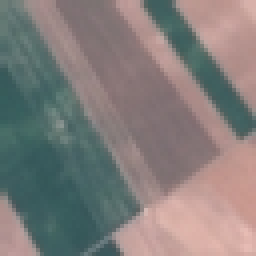
#> input picture data/EuroSAT/2750/AnnualCrop/AnnualCrop_1102.jpg, 64 x 64 px (shown 4 times larger); its folder holds only this picture in this run
$ python features.py   (older library calls are emulated)
#> lines starting #> are read from the running program, lines starting #| are printed output that depends on the picture
# src/features.py
import os
import numpy as np
from PIL import Image
from skimage.feature import graycomatrix, graycoprops
from tqdm import tqdm
import glob

# --- Configuration ---
DATA_DIR = 'data/EuroSAT/2750'
IMG_SIZE = (64, 64)
BANDS = ('R', 'G', 'B')
PROPERTIES = ('contrast', 'homogeneity', 'energy', 'correlation')


def extract_features(img_path):
    """Extracts band statistics and GLCM features from a single image."""
    try:
        img = Image.open(img_path).resize(IMG_SIZE)
#> img is the input picture: PIL image 64x64 RGB; mean R, G, B 129.9, 124.8, 122.7
        img_array = np.array(img)

        features = []

        # 1. Band Statistics (mean + std per channel)
        for i in range(3):  # For R, G, B channels
            band = img_array[:, :, i]
            features.extend([np.mean(band), np.std(band)])
#> this loop made 3 passes
#> pass 1, in extract_features, `band = img_array[:, :, i]`:
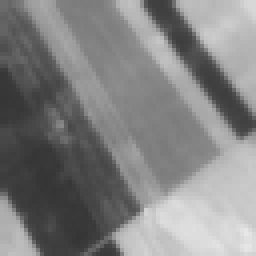
#> band: shape (64, 64) (shown 4 times larger); min 53, max 231, mean 129.9
#> pass 2, in extract_features, `band = img_array[:, :, i]`:
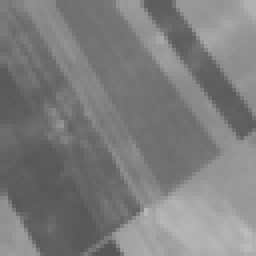
#> band: shape (64, 64) (shown 4 times larger); min 85, max 188, mean 124.8
#> after the loop, features = [129.9, 50.8, 124.8, 25.02, 122.7, 22.75]

        # 2. GLCM Textures
        gray_img = np.array(img.convert('L'))

        distances = [1, 2, 3]  # pixel pair distances
        angles = [0, np.pi/4, np.pi/2, 3*np.pi/4]  # angles in radians
#> angles = [0, 0.785, 1.57, 2.36]

        glcm = graycomatrix(
            gray_img,
            distances=distances,
            angles=angles,
            levels=256,
            symmetric=True,
            normed=True
        )

        for prop in PROPERTIES:
            values = graycoprops(glcm, prop)
            features.extend(values.flatten())  # flatten into 1D
#> after the loop, features = 54 values, max 387.7 at index 17, min 0.0265 at index 38, mean 46.77

        return features
    except Exception as e:
        print(f"Error processing {img_path}: {e}")
        return None


if __name__ == '__main__':
    print("Starting feature extraction...")

    class_folders = [f for f in os.listdir(DATA_DIR) if os.path.isdir(os.path.join(DATA_DIR, f))]

    all_features = []
    all_labels = []

    for label_idx, class_name in enumerate(tqdm(class_folders, desc="Processing Classes")):
        class_path = os.path.join(DATA_DIR, class_name)
        img_files = glob.glob(os.path.join(class_path, '*.jpg'))

        for img_path in tqdm(img_files, desc=f"Class {class_name}", leave=False):
            features = extract_features(img_path)
            if features:
                all_features.append(features)
                all_labels.append(label_idx)
#> pass 2 of the loop `for label_idx, class_name in enumerate(tqdm(class_folders, desc="Proce..`:
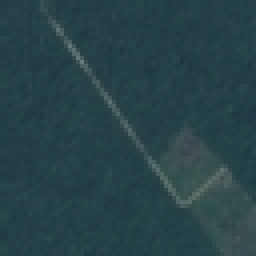
#> input picture data/EuroSAT/2750/Forest/Forest_1025.jpg, 64 x 64 px (shown 4 times larger)
#> in extract_features, img is the input picture: PIL image 64x64 RGB; mean R, G, B 39.2, 66.7, 73
#> the loop in extract_features (call 2), `for i in range(3):` made 3 passes
#> pass 1, in extract_features (call 2), `band = img_array[:, :, i]`:
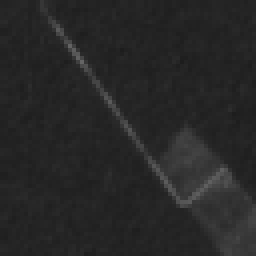
#> band: shape (64, 64) (shown 4 times larger); min 29, max 101, mean 39.2
#> pass 2, in extract_features (call 2), `band = img_array[:, :, i]`:
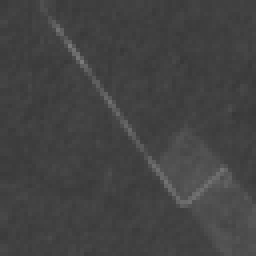
#> band: shape (64, 64) (shown 4 times larger); min 56, max 122, mean 66.7
#> after the loop in extract_features (call 2), `for i in range(3):`: features = [39.19, 9.1, 66.68, 7.5, 73, 5.54]
#> after the loop in extract_features (call 2), `for prop in PROPERTIES:`: features = 54 values, max 73 at index 4, min 0.102 at index 41, mean 13.45

    X = np.array(all_features)
    y = np.array(all_labels)
#> y = [0, 1]

    print(f"Feature matrix shape: {X.shape}")
#| Feature matrix shape: (2, 54)
    print(f"Labels shape: {y.shape}")
#| Labels shape: (2,)

    # Preview the first feature vector
    if len(X) > 0:
        print("First feature vector example:", X[0][:20], "...")  # print first 20 values
#> (printed output is left out)

    # Save to disk for quick loading later
    os.makedirs("data", exist_ok=True)
    np.save('data/features_X.npy', X)
    np.save('data/labels_y.npy', y)
    print("Features and labels saved to data/")
